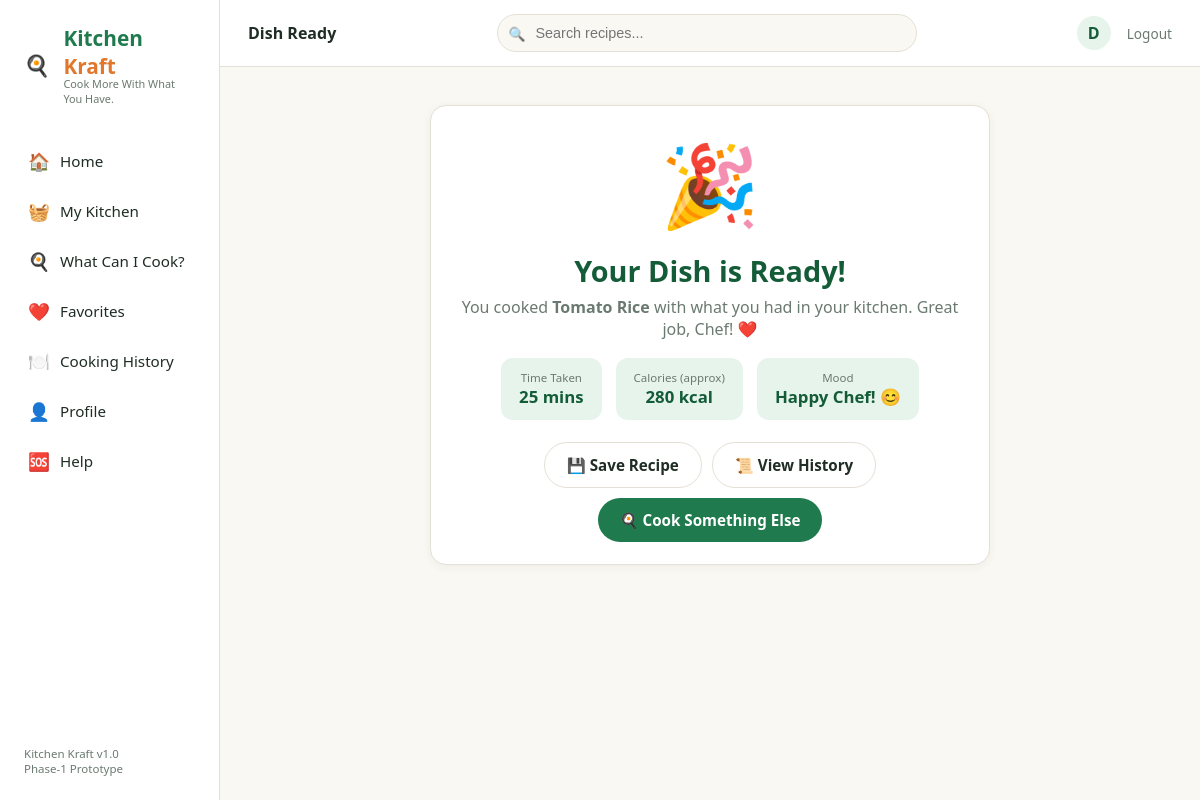
/dish-ready/1 (signed in), run on the app's committed database.
### tables this page shows
CREATE TABLE users (
    user_id       INTEGER PRIMARY KEY AUTOINCREMENT,
    name          TEXT NOT NULL,
    email         TEXT UNIQUE NOT NULL,
    password_hash TEXT NOT NULL,
    food_preference TEXT DEFAULT 'Veg'
);

CREATE TABLE recipes (
    recipe_id     INTEGER PRIMARY KEY AUTOINCREMENT,
    recipe_name   TEXT NOT NULL,
    category      TEXT,
    meal_type     TEXT,
    food_type     TEXT,           -- Veg / Non-Veg / Egg / Seafood
    cooking_time  INTEGER,        -- minutes
    difficulty    TEXT,
    servings      INTEGER,
    description   TEXT,
    instructions  TEXT,           -- JSON list of steps
    tags          TEXT            -- comma separated
);

CREATE TABLE nutrition (
    recipe_id     INTEGER PRIMARY KEY REFERENCES recipes(recipe_id) ON DELETE CASCADE,
    calories      REAL,
    protein       REAL,
    carbohydrates REAL,
    fat           REAL,
    fibre         REAL,
    sugar         REAL,
    sodium        REAL
);

### app.py (the view)
@app.route("/dish-ready/<int:recipe_id>")
@login_required
def dish_ready(recipe_id):
    db = get_db()
    recipe = db.execute("SELECT * FROM recipes WHERE recipe_id = ?", (recipe_id,)).fetchone()
    nutrition = db.execute("SELECT * FROM nutrition WHERE recipe_id = ?", (recipe_id,)).fetchone()
    db.close()
    return render_template("dish_ready.html", recipe=recipe, nutrition=nutrition, user=current_user())

### app.py (called while the page is built)
def login_required(view):
    @wraps(view)
    def wrapped(*args, **kwargs):
        if "user_id" not in session:
            flash("Please log in to continue.", "error")
            return redirect(url_for("login"))
        return view(*args, **kwargs)
    return wrapped

@app.context_processor
def inject_helpers():
    def recipe_emoji(recipe):
        return CATEGORY_EMOJI.get(recipe["category"], "🍽️")
    return dict(recipe_emoji=recipe_emoji)

def current_user():
    if "user_id" not in session:
        return None
    db = get_db()
    user = db.execute("SELECT * FROM users WHERE user_id = ?", (session["user_id"],)).fetchone()
    db.close()
    return user

### database.py (called while the page is built)
def get_db():
    conn = sqlite3.connect(DB_PATH)
    conn.row_factory = sqlite3.Row
    conn.execute("PRAGMA foreign_keys = ON")
    return conn

### templates/dish_ready.html (shortened to what this page needs)
{% extends "base.html" %}
{% block header_title %}Dish Ready{% endblock %}
{% block content %}
<div class="ready-wrap panel">
  <div class="ready-emoji">🎉</div>
  <h1>Your Dish is Ready!</h1>
  <p style="color:var(--text-light);">You cooked <strong>{{ recipe['recipe_name'] }}</strong> with what you had in your kitchen. Great job, Chef! ❤️</p>
  <div class="stat-row" style="justify-content:center;">
    <div class="stat-box"><div class="label">Time Taken</div><div class="value">{{ recipe['cooking_time'] }} mins</div></div>
    <div class="stat-box"><div class="label">Calories (approx)</div><div class="value">{{ nutrition['calories']|int }} kcal</div></div>
    <div class="stat-box"><div class="label">Mood</div><div class="value">Happy Chef! 😊</div></div>
  </div>
  <div class="ready-actions">
    <a class="btn btn-outline" href="{{ url_for('favorites') }}">💾 Save Recipe</a>
    <a class="btn btn-outline" href="{{ url_for('history') }}">📜 View History</a>
    <a class="btn btn-primary" href="{{ url_for('what_can_i_cook') }}">🍳 Cook Something Else</a>
  </div>
</div>
{% endblock %}

### templates/base.html (shortened to what this page needs)
<!DOCTYPE html>
<html lang="en">
<head>
<link rel="stylesheet" href="{{ url_for('static', filename='css/style.css') }}">
</head>
<body>
<div class="app-shell">
  <aside class="sidebar">
    <div class="logo">🍳&nbsp;<span><span class="kitchen">Kitchen</span> <span class="kraft">Kraft</span><span class="logo-tag">Cook More With What You Have.</span></span></div>
    <a class="nav-link {{ 'active' if request.endpoint == 'home' }}" href="{{ url_for('home') }}"><span class="icon">🏠</span> Home</a>
    <a class="nav-link {{ 'active' if request.endpoint == 'my_kitchen' }}" href="{{ url_for('my_kitchen') }}"><span class="icon">🧺</span> My Kitchen</a>
    <a class="nav-link {{ 'active' if request.endpoint == 'what_can_i_cook' }}" href="{{ url_for('what_can_i_cook') }}"><span class="icon">🍳</span> What Can I Cook?</a>
    <a class="nav-link {{ 'active' if request.endpoint == 'favorites' }}" href="{{ url_for('favorites') }}"><span class="icon">❤️</span> Favorites</a>
    <a class="nav-link {{ 'active' if request.endpoint == 'history' }}" href="{{ url_for('history') }}"><span class="icon">🍽️</span> Cooking History</a>
    <a class="nav-link {{ 'active' if request.endpoint == 'profile' }}" href="{{ url_for('profile') }}"><span class="icon">👤</span> Profile</a>
    <a class="nav-link {{ 'active' if request.endpoint == 'help_page' }}" href="{{ url_for('help_page') }}"><span class="icon">🆘</span> Help</a>
    <div class="sidebar-footer">Kitchen Kraft v1.0<br>Phase‑1 Prototype</div>
  </aside>
  <div class="main">
    <header class="topbar">
      <strong>{% block header_title %}Kitchen Kraft{% endblock %}</strong>
      <div class="search-box"><input type="text" placeholder="Search recipes..."></div>
      <div class="topbar-user">
        {% if user %}
        <div class="avatar">{{ user['name'][0]|upper }}</div>
        <a class="logout-link" href="{{ url_for('logout') }}">Logout</a>
        {% endif %}
      </div>
    </header>
    <div class="content">
      {% block content %}{% endblock %}
    </div>
  </div>
</div>
</body>
</html>

### static/css/style.css (style rules this page uses)
:root { --green: #1f7a4d; --green-dark: #145c38; --green-light: #e6f4ec; --orange: #e2762b; --orange-light: #fdeee0; --cream: #faf8f3; --text: #1f2d25; --text-light: #6b7a71; --border: #e4e0d6; --white: #ffffff; --yellow-light: #fff6e0; --red: #d34141; --shadow: 0 2px 10px rgba(31, 45, 37, 0.06); --radius: 16px; }
* { box-sizing: border-box; margin: 0; padding: 0; }
body { font-family: "Segoe UI", Roboto, -apple-system, BlinkMacSystemFont, sans-serif; background: var(--cream); color: var(--text); min-height: 100vh; }
a { text-decoration: none; color: inherit; }
.app-shell { display: flex; min-height: 100vh; }
.sidebar { width: 220px; background: var(--white); border-right: 1px solid var(--border); padding: 24px 16px; display: flex; flex-direction: column; gap: 4px; flex-shrink: 0; }
.logo { display: flex; align-items: center; gap: 8px; font-size: 1.3rem; font-weight: 800; margin-bottom: 28px; padding: 0 8px; }
.logo .kitchen { color: var(--green); }
.logo .kraft { color: var(--orange); }
.logo-tag { font-size: 0.68rem; color: var(--text-light); font-weight: 400; display: block; margin-top: -4px; }
.nav-link { display: flex; align-items: center; gap: 10px; padding: 11px 12px; border-radius: 10px; color: var(--text); font-weight: 500; font-size: 0.95rem; }
.nav-link .icon { font-size: 1.1rem; width: 22px; text-align: center; }
.sidebar-footer { margin-top: auto; padding: 14px 8px 0; font-size: 0.72rem; color: var(--text-light); }
.main { flex: 1; min-width: 0; display: flex; flex-direction: column; }
.topbar { display: flex; align-items: center; justify-content: space-between; background: var(--white); border-bottom: 1px solid var(--border); padding: 14px 28px; }
.search-box { flex: 1; max-width: 420px; margin: 0 20px; position: relative; }
.search-box input { width: 100%; padding: 10px 14px 10px 38px; border-radius: 999px; border: 1px solid var(--border); background: var(--cream); font-size: 0.9rem; }
.search-box::before { content: "🔍"; position: absolute; left: 12px; top: 50%; transform: translateY(-50%); font-size: 0.85rem; }
.topbar-user { display: flex; align-items: center; gap: 16px; }
.avatar { width: 34px; height: 34px; border-radius: 50%; background: var(--green-light); color: var(--green-dark); display: flex; align-items: center; justify-content: center; font-weight: 700; }
.logout-link { font-size: 0.85rem; color: var(--text-light); }
.content { padding: 28px; flex: 1; }
.btn { display: inline-flex; align-items: center; justify-content: center; gap: 8px; padding: 12px 22px; border-radius: 999px; border: none; font-weight: 700; font-size: 0.95rem; }
.btn-primary { background: var(--green); color: var(--white); }
.btn-outline { background: var(--white); border: 1px solid var(--border); color: var(--text); }
.stat-row { display: flex; gap: 14px; margin: 18px 0; flex-wrap: wrap; }
.stat-box { background: var(--green-light); border-radius: 12px; padding: 12px 18px; min-width: 100px; }
.stat-box .label { font-size: 0.72rem; color: var(--text-light); }
.stat-box .value { font-weight: 800; font-size: 1.05rem; color: var(--green-dark); }
.panel { background: var(--white); border-radius: var(--radius); padding: 22px; border: 1px solid var(--border); box-shadow: var(--shadow); }
.ready-wrap { text-align: center; max-width: 560px; margin: 10px auto; }
.ready-wrap h1 { color: var(--green-dark); font-size: 1.8rem; margin: 14px 0 6px; }
.ready-emoji { font-size: 5rem; }
.ready-actions { display: flex; gap: 10px; justify-content: center; flex-wrap: wrap; margin-top: 22px; }

### data on the page
users: name "D"
recipes: recipe_name "Tomato Rice", cooking_time "25"
nutrition: calories "280"
